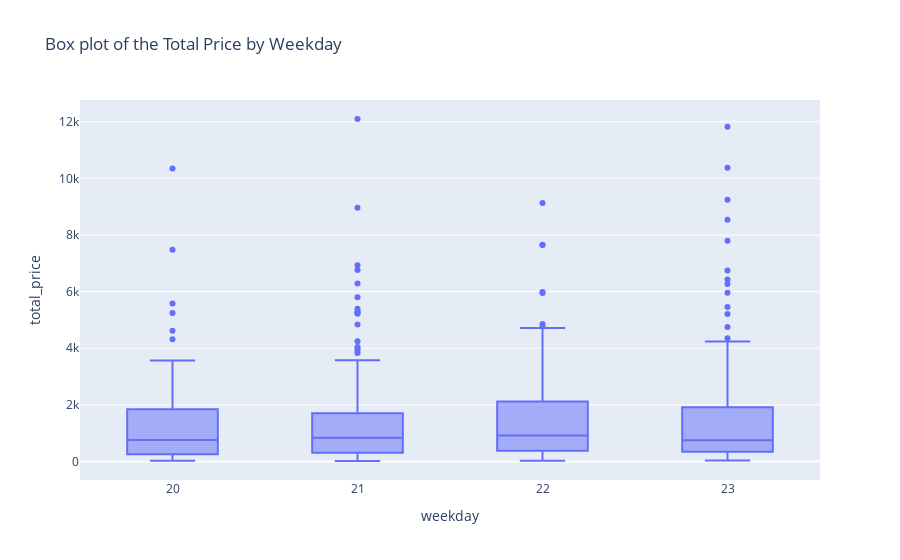

Notebook cell for this chart:
### Code cell
# Let's have a look at the distribution of the
fig = px.box(data,
             x="weekday",
             y="total_price",
             title="Box plot of the Total Price by Weekday")
fig.show()

### Figure 1 — Plotly figure (JSON) as saved in the notebook; plotly's stock layout.template omitted (floating-point values rounded to 4 significant figures; data arrays with more than 128 entries replaced by an {"elided": "..."} marker saying what was removed)
{"data": [{"alignmentgroup": "True", "hovertemplate": "weekday=%{x}<br>total_price=%{y}<extra></extra>", "legendgroup": "", "marker": {"color": "#636efa"}, "name": "", "notched": false, "offsetgroup": "", "orientation": "v", "showlegend": false, "type": "box", "x": {"elided": "676 int values"}, "x0": " ", "xaxis": "x", "y": {"elided": "676 float values"}, "y0": " ", "yaxis": "y"}], "layout": {"boxmode": "group", "legend": {"tracegroupgap": 0}, "title": {"text": "Box plot of the Total Price by Weekday"}, "xaxis": {"anchor": "y", "domain": [0, 1], "title": {"text": "weekday"}}, "yaxis": {"anchor": "x", "domain": [0, 1], "title": {"text": "total_price"}}}}
